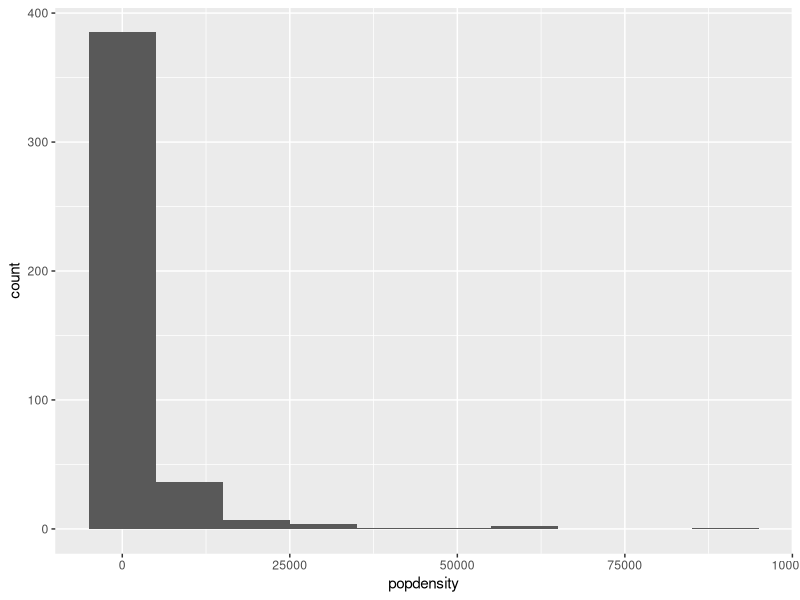
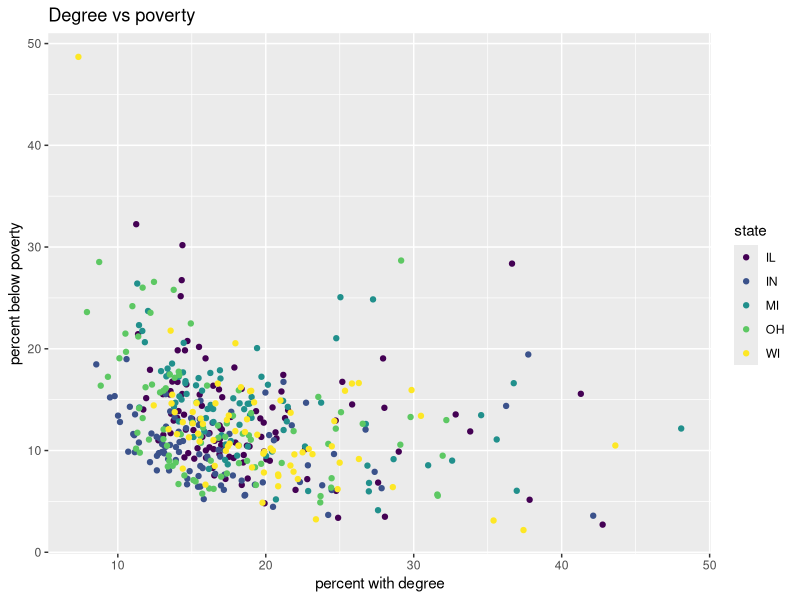
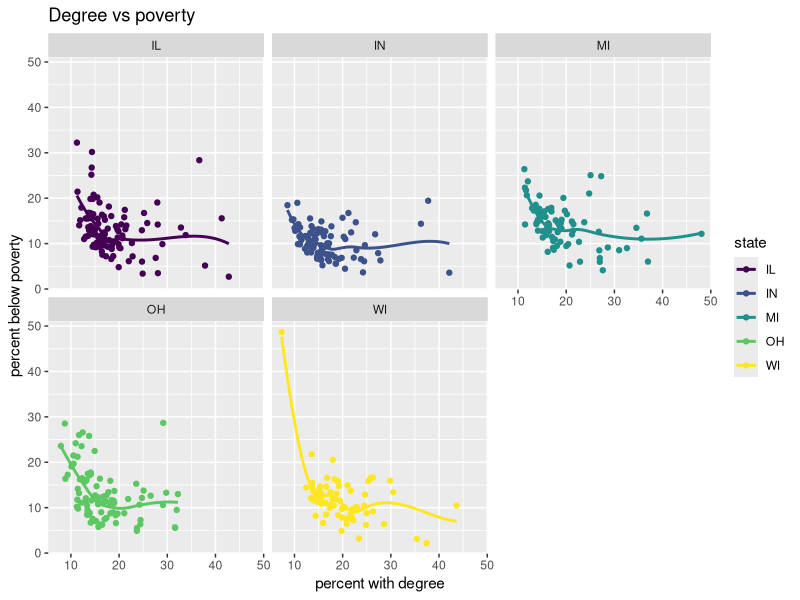
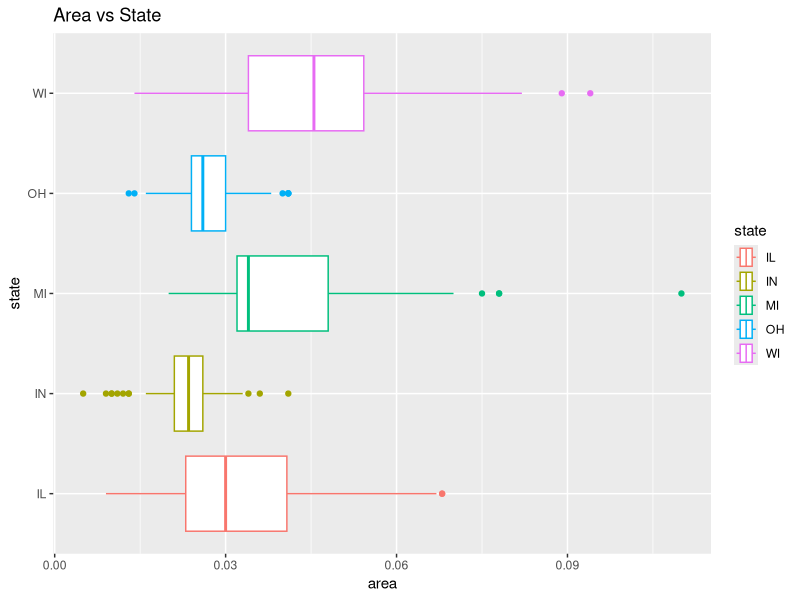
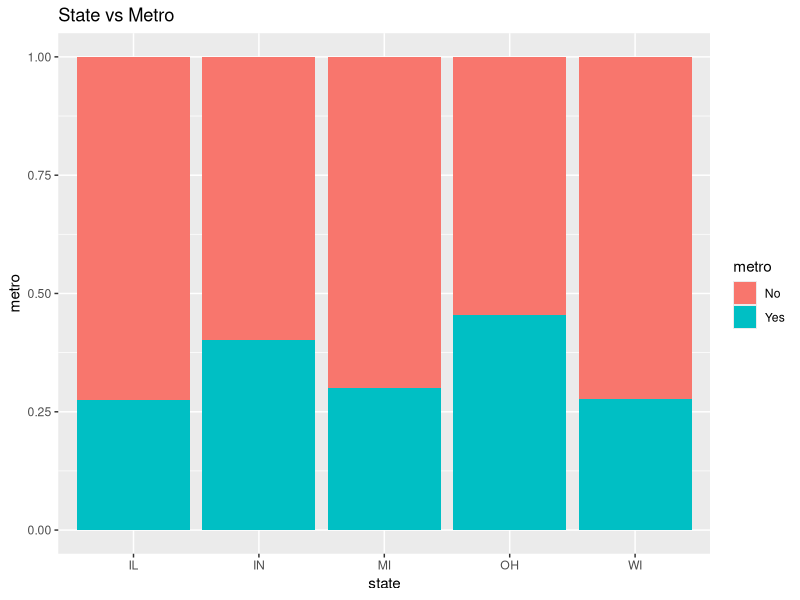

Recreate these plots in R, in order.
## ---- chunk 1
#| label: load-packages
#| message: false

library(tidyverse)
library(viridis)
## ---- chunk 2
ggplot(data = midwest,
       aes(x = popdensity)) +
  geom_histogram(binwidth = 10000)
## ---- chunk 3
ggplot(data = midwest,
       aes(x=percollege, y =percbelowpoverty, color = state)) +
  geom_point() +
  labs(x = "percent with degree",
       y ="percent below poverty",
       title = "Degree vs poverty") +
  scale_color_viridis_d()
## ---- chunk 4
ggplot(data = midwest,
       aes(x=percollege, y =percbelowpoverty, color = state))+
  geom_point() +
  labs(x = "percent with degree",
       y ="percent below poverty",
       title = "Degree vs poverty")+
  scale_color_viridis_d()+
  facet_wrap("state")+
  geom_smooth(se=FALSE)


## ---- chunk 5
ggplot(data = midwest,
       aes(x=area, y =state, color = state))+
  geom_boxplot() +
  labs(x = "area",
       y ="state",
       title = "Area vs State")
## ---- chunk 6
midwest <- midwest |>
  mutate(metro = if_else(inmetro == 1, "Yes", "No"))

ggplot(data = midwest, 
       aes(x = state, fill = metro)) + geom_bar(position = "fill") +
  labs(x = "state",
       y ="metro",
       title = "State vs Metro")

## ---- chunk 7

